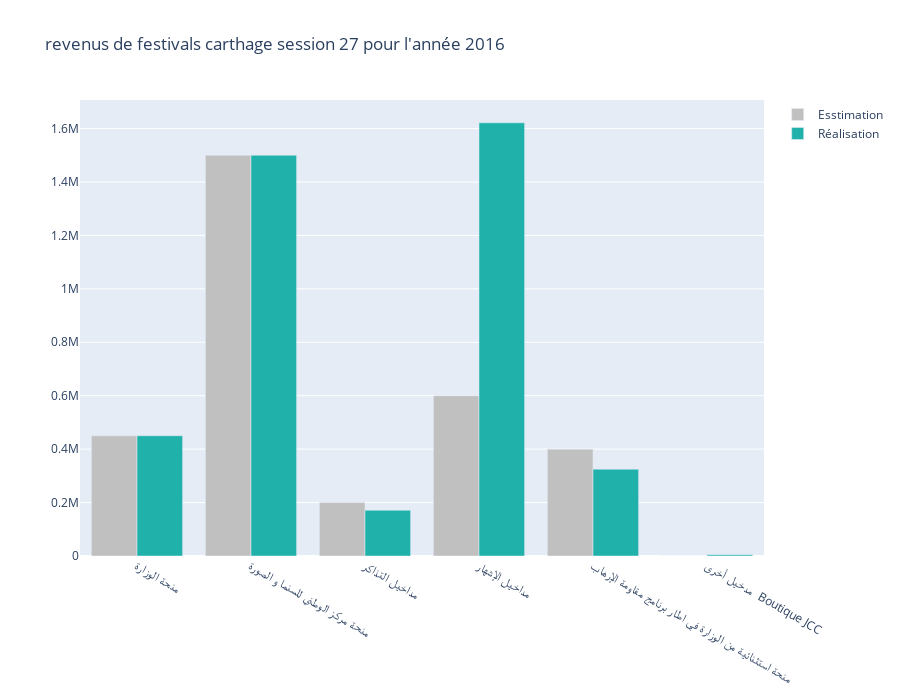

Notebook cell for this chart:
### Code cell
#grouped bar chart
import pandas as pd
df23=pd.read_csv('revenus-festivals-carthage-session-27-2016.csv')
import plotly.graph_objects as go
x_var=df23['Type de Subvention']
fig = go.Figure(data=[
    go.Bar( name='Esstimation',x=x_var, y=df23['Estimations'],marker_color='Silver'),
    go.Bar(name='Réalisation', x=x_var, y=df23['Realisations'],marker_color='lightseagreen')
    
])

fig.update_layout(barmode='group')
fig.update_layout(title_text="revenus de festivals carthage session 27 pour l'année 2016" ,height =700)
fig.show()

### Figure 1 — Plotly figure (JSON) as saved in the notebook; plotly's stock layout.template omitted (floating-point values rounded to 4 significant figures)
{"data": [{"marker": {"color": "Silver"}, "name": "Esstimation", "type": "bar", "x": ["منحة الوزارة", "منحة مركز الوطني للسنما و الصورة", "مداخيل التذاكر", "مداخيل الإشهار", "منحة استثنائية من الوزارة في اطار برنامج مقاومة الإرهاب", "مدخيل أخرى  Boutique JCC"], "y": [450000, 1500000, 200000, 600000, 400000, 0]}, {"marker": {"color": "lightseagreen"}, "name": "Réalisation", "type": "bar", "x": ["منحة الوزارة", "منحة مركز الوطني للسنما و الصورة", "مداخيل التذاكر", "مداخيل الإشهار", "منحة استثنائية من الوزارة في اطار برنامج مقاومة الإرهاب", "مدخيل أخرى  Boutique JCC"], "y": [450000, 1500000, 171348, 1622000.0, 325000, 4487]}], "layout": {"barmode": "group", "height": 700, "title": {"text": "revenus de festivals carthage session 27 pour l'année 2016"}}}
